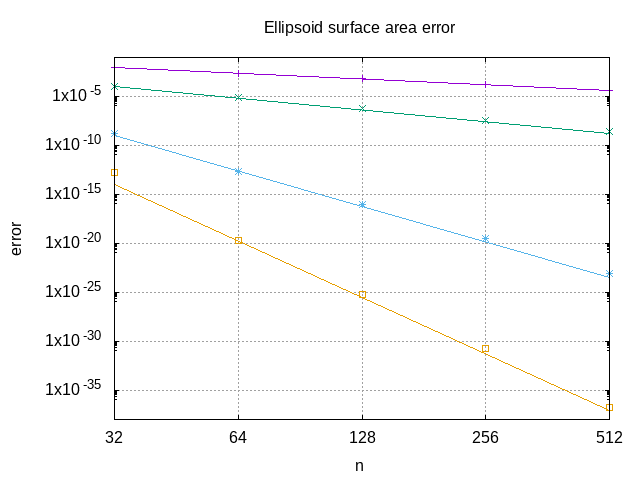

This chart was generated by the following gnuplot code:
set term png
set output "h_conv_surface_ellipsoid_report.png"

set title 'Ellipsoid surface area error'
set key off
set xlabel 'n'
set ylabel 'error'
set logscale x 2
set logscale y 10
set grid

plot 'h_conv_surface_ellipsoid.dat' using 1:3 with points linestyle 1 title 'k = 1' ,\
     'h_conv_surface_ellipsoid.dat' using 1:5 with points linestyle 2 title 'k = 2' ,\
     'h_conv_surface_ellipsoid.dat' using 1:7 with points linestyle 3 title 'k = 4' ,\
     'h_conv_surface_ellipsoid.dat' using 1:9 with points linestyle 4 title 'k = 8' ,\
     'h_conv_th_surf_ellipsoid.dat' using 1:2 with lines linestyle 1, \
     'h_conv_th_surf_ellipsoid.dat' using 1:3 with lines linestyle 2, \
     'h_conv_th_surf_ellipsoid.dat' using 1:4 with lines linestyle 3, \
     'h_conv_th_surf_ellipsoid.dat' using 1:5 with lines linestyle 4